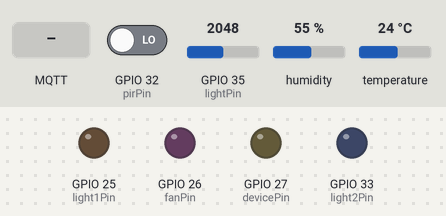
This sketch was run on a simulated ESP32. Parts: output pins drawn as LEDs (lit = HIGH). The inputs (shaded band) are chosen by the test bench; at power-on: GPIO 32 (pirPin) LOW, GPIO 35 (lightPin) = 2048, humidity 55 %, temperature 24 °C. WiFi joins after 1.5 s; servers stay silent unless stated; random numbers use the default seed unless the sketch sets one; no MQTT or app messages arrive unless stated; what the sketch prints to the serial monitor is not drawn.

Above: at 4.7 s.
4.8 s: MQTT message "ON" arrives on the first subscribed topic
At 6.0 s:
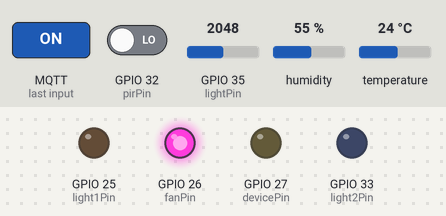
6.3 s: MQTT message "ON" arrives on the second subscribed topic
At 7.5 s:
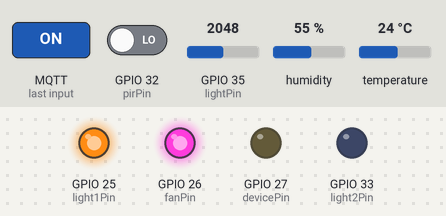
7.8 s: MQTT message "1" arrives on the first subscribed topic
At 8.6 s:
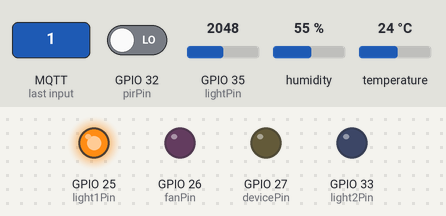
9.3 s: MQTT message "ON" arrives on the third subscribed topic
At 9.7 s:
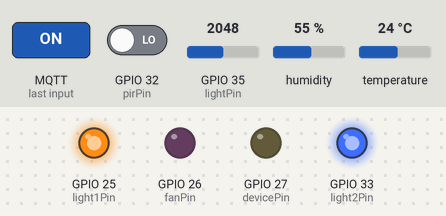
10.8 s: MQTT message "1" arrives on the second subscribed topic
At 11.9 s:
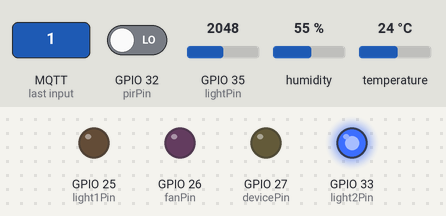
Timing chart, 0 to 13.8 s (numbered marks = the images above; inputs shaded):
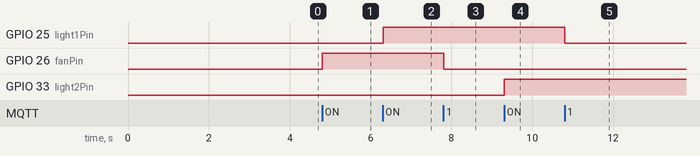

The sketch:

sketch.ino
```cpp
#include <WiFi.h>
#include <PubSubClient.h>
#include <ArduinoJson.h>
#include <DHT.h>

// ========== CONFIGURATION WOKWI ==========
// WiFi et MQTT
const char* ssid = "Wokwi-GUEST";
const char* password = "";
const char* mqtt_server = "broker.hivemq.com";

// ========== PINS ==========
// Capteurs
const int lightPin = 35;       // Pin du capteur LDR (luminosité)
const int pirPin = 32;         // Capteur PIR (Présence)

// Actionneurs
const int fanPin = 26;         // LED Magenta = Ventilateur
const int light1Pin = 25;      // LED Orange = Lampe Salon
const int light2Pin = 33;      // LED Bleue = Lampe Présence
const int devicePin = 27;      // LED Jaune = Appareil

// ========== CONFIGURATION DHT22 ==========
#define DHT_PIN 15
#define DHT_TYPE DHT22
DHT dht(DHT_PIN, DHT_TYPE);

// ========== VARIABLES ==========

WiFiClient espClient;
PubSubClient client(espClient);

float temperature = 20.0;
float humidity = 50.0;
int lightLevel = 2000;
bool presenceDetected = false;
bool lastPresenceState = false;
unsigned long lastMsg = 0;

// ========== SETUP ==========

void setup() {
  Serial.begin(115200);
  Serial.println("\n🔌 SYSTÈME DOMOTIQUE - RABAB DRIF 🔌");

  // Configuration des pins OUTPUT uniquement pour les LEDs
  pinMode(fanPin, OUTPUT);
  pinMode(light1Pin, OUTPUT);
  pinMode(light2Pin, OUTPUT);
  pinMode(devicePin, OUTPUT);

  // Pins INPUT pour les capteurs
  pinMode(pirPin, INPUT);
  pinMode(lightPin, INPUT);

  // Initialisation LEDs (éteintes)
  digitalWrite(fanPin, LOW);
  digitalWrite(light1Pin, LOW);
  digitalWrite(light2Pin, LOW);
  digitalWrite(devicePin, LOW);

  // Initialisation du capteur DHT22
  Serial.print(" Initialisation DHT22 sur pin ");
  Serial.println(DHT_PIN);
  dht.begin();
  delay(2000); // Attente plus longue pour stabilisation

  // Connexion WiFi
  connectWiFi();

  // Configuration MQTT
  client.setServer(mqtt_server, 1883);
  client.setCallback(mqttCallback);

  Serial.println("🎯 Système prêt !");
}

void connectWiFi() {
  Serial.print("📶 Connexion à ");
  Serial.println(ssid);

  WiFi.begin(ssid, password);

  int timeout = 0;
  while (WiFi.status() != WL_CONNECTED && timeout < 20) {
    delay(500);
    Serial.print(".");
    timeout++;
  }

  if (WiFi.status() == WL_CONNECTED) {
    Serial.println("\n✅ WiFi connecté !");
    Serial.print("🌐 Adresse IP: ");
    Serial.println(WiFi.localIP());
  } else {
    Serial.println("\n⚠️ Mode simulation - WiFi non connecté");
  }
}

// ========== CALLBACK MQTT ==========

void mqttCallback(char* topic, byte* payload, unsigned int length) {
  String message;
  for (int i = 0; i < length; i++) {
    message += (char)payload[i];
  }

  Serial.print("📨 Topic: ");
  Serial.print(topic);
  Serial.print(" | Message: ");
  Serial.println(message);

  String topicStr = String(topic);

  if (topicStr == "domotique/control/ventilateur") {
    digitalWrite(fanPin, (message == "ON") ? HIGH : LOW);
    Serial.println(message == "ON" ? "🌀 Ventilateur ACTIVÉ" : "🌀 Ventilateur DÉSACTIVÉ");
  }
  else if (topicStr == "domotique/control/lampe1") {
    digitalWrite(light1Pin, (message == "ON") ? HIGH : LOW);
    Serial.println(message == "ON" ? "💡 Lampe Salon ACTIVÉE" : "💡 Lampe Salon DÉSACTIVÉE");
  }
  else if (topicStr == "domotique/control/lampe2") {
    digitalWrite(light2Pin, (message == "ON") ? HIGH : LOW);
    Serial.println(message == "ON" ? "🔵 Lampe Présence ACTIVÉE" : "🔵 Lampe Présence DÉSACTIVÉE");
  }
  else if (topicStr == "domotique/control/appareil") {
    digitalWrite(devicePin, (message == "ON") ? HIGH : LOW);
    Serial.println(message == "ON" ? "📱 Appareil ACTIVÉ" : "📱 Appareil DÉSACTIVÉ");
  }
}

// ========== RECONNEXION MQTT ==========

void reconnectMQTT() {
  while (!client.connected()) {
    Serial.print("🔄 Tentative connexion MQTT...");

    String clientId = "ESP32-Domotique-";
    clientId += String(random(0xffff), HEX);

    if (client.connect(clientId.c_str())) {
      Serial.println("✅ Connecté au broker MQTT!");

      // Souscription aux topics de contrôle
      client.subscribe("domotique/control/ventilateur");
      client.subscribe("domotique/control/lampe1");
      client.subscribe("domotique/control/lampe2");
      client.subscribe("domotique/control/appareil");

      Serial.println("📡 Topics souscrits avec succès");

    } else {
      Serial.print("❌ Échec, code: ");
      Serial.print(client.state());
      Serial.println(" - Nouvel essai dans 5s");
      delay(5000);
    }
  }
}

// ========== LECTURE CAPTEURS ==========

void readSensors() {
  // Lecture DHT22 avec plusieurs tentatives
  float t = dht.readTemperature();
  float h = dht.readHumidity();

  if (!isnan(t) && !isnan(h)) {
    temperature = t;
    humidity = h;
    Serial.print("🌡️ DHT22 | Temp: ");
    Serial.print(temperature, 1);
    Serial.print("°C | Hum: ");
    Serial.print(humidity, 1);
    Serial.println("%");
  } else {
    Serial.println("⚠️ DHT22: Lecture échouée - Vérifier connexions");
    // Garder les dernières valeurs connues
  }

  // Lecture luminosité avec LDR
  int rawLight = analogRead(lightPin);

  // Sur Wokwi, le simulateur donne déjà des valeurs cohérentes
  lightLevel = rawLight;


  // Lecture PIR (HIGH = mouvement détecté)
  int pirValue = digitalRead(pirPin);
  presenceDetected = (pirValue == HIGH);

  // Détecter les changements pour un log clair
  if (presenceDetected != lastPresenceState) {
    if (presenceDetected) {
      Serial.println("👤 ═══ MOUVEMENT DÉTECTÉ ! ═══");
    } else {
      Serial.println("❌ ═══ Plus de mouvement ═══");
    }
    lastPresenceState = presenceDetected;
  }

  // Affichage standard
  Serial.print("📊 Capteurs | Temp: ");
  Serial.print(temperature, 1);
  Serial.print("°C | Lum: ");
  Serial.print(lightLevel);
  Serial.print(" (raw: ");
  Serial.print(rawLight);
  Serial.print(") | PIR: ");
  Serial.print(pirValue);
  Serial.print(" | Présence: ");
  Serial.println(presenceDetected ? "OUI 👤" : "NON ❌");
}

// ========== PUBLICATION DONNÉES ==========

void publishSensorData() {
  // Création objet JSON
  StaticJsonDocument<256> doc;
  doc["temperature"] = temperature;
  doc["humidite"] = humidity;
  doc["luminosite"] = lightLevel;
  doc["presence"] = presenceDetected;
  doc["timestamp"] = millis();

  String jsonStr;
  serializeJson(doc, jsonStr);

  // Publication sur MQTT
  bool published = client.publish("domotique/sensors/data", jsonStr.c_str());

  if (published) {
    Serial.print("📤 Données publiées: ");
    Serial.println(jsonStr);
  } else {
    Serial.println("⚠️ Échec publication MQTT");
  }
}

// ========== LOOP PRINCIPAL ==========

void loop() {
  // Gestion connexion MQTT
  if (!client.connected()) {
    reconnectMQTT();
  }
  client.loop();

  // Lecture et publication toutes les 2 secondes
  unsigned long now = millis();
  if (now - lastMsg > 2000) {
    lastMsg = now;

    readSensors();
    publishSensorData();

    Serial.println("────────────────────────────────────");
  }

  delay(10);
}
```

Measured:
- after the input at 4.8 s, GPIO 26 (fanPin): LOW → HIGH at once
- after the input at 6.3 s, GPIO 25 (light1Pin): LOW → HIGH at once
- after the input at 7.8 s, GPIO 26 (fanPin): HIGH → LOW at once
- after the input at 9.3 s, GPIO 33 (light2Pin): LOW → HIGH at once
- after the input at 10.8 s, GPIO 25 (light1Pin): HIGH → LOW at once
